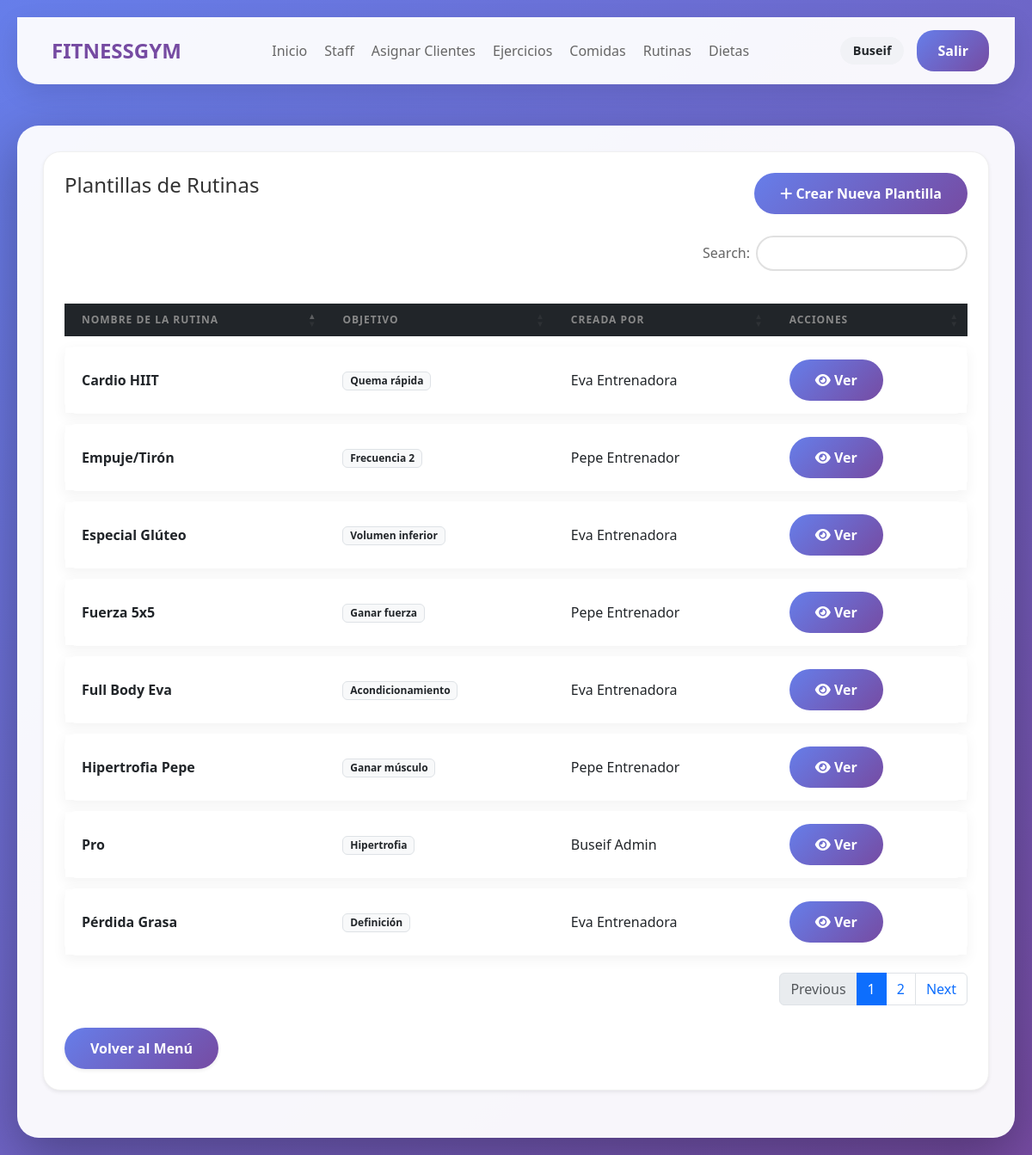
Page /php/gestion_rutinas_pre.php (signed in) on the committed database.
### tables this page shows
CREATE TABLE `rutinas` (
  `id_rutina` int(11) NOT NULL,
  `nombre` varchar(100) NOT NULL,
  `objetivo` varchar(100) DEFAULT NULL,
  `creada_por` int(11) NOT NULL,
  `es_predefinida` tinyint(1) DEFAULT 0
);

CREATE TABLE `usuarios` (
  `id_usuario` int(11) NOT NULL,
  `nombre` varchar(50) NOT NULL,
  `apellido1` varchar(50) NOT NULL,
  `apellido2` varchar(50) DEFAULT NULL,
  `telefono` varchar(15) DEFAULT NULL,
  `correo` varchar(100) NOT NULL,
  `password_hash` varchar(255) NOT NULL,
  `rol` enum('usuario','entrenador','administrador') DEFAULT 'usuario',
  `suscrito` tinyint(1) DEFAULT 0,
  `fecha_fin_suscripcion` date DEFAULT NULL,
  `id_entrenador` int(11) DEFAULT NULL,
  `id_rutina_activa` int(11) DEFAULT NULL,
  `id_dieta_activa` int(11) DEFAULT NULL,
  `activo` tinyint(1) DEFAULT 1
);

### php/gestion_rutinas_pre.php (the view, shortened to what this page needs)
<?php
include 'conexion.php';
$sql = "SELECT r.id_rutina, r.nombre, r.objetivo, u.nombre AS creador_nombre, u.apellido1 AS creador_apellido
        FROM rutinas r
        LEFT JOIN usuarios u ON r.creada_por = u.id_usuario
        WHERE r.es_predefinida = 1
        ORDER BY r.nombre ASC";
$resultado = mysqli_query($conexion, $sql);
?>
<!DOCTYPE html>
<html lang="es">
<head>
    <link href="https://cdn.jsdelivr.net/npm/bootstrap@5.3.0/dist/css/bootstrap.min.css" rel="stylesheet">
    <link href="https://cdn.datatables.net/1.13.6/css/dataTables.bootstrap5.min.css" rel="stylesheet">
    <link rel="stylesheet" href="https://cdnjs.cloudflare.com/ajax/libs/font-awesome/6.0.0/css/all.min.css">
    <link rel="stylesheet" href="../css/estilo_global.css">
</head>
<body>
    <?php include 'navbar.php'; ?>
    <div class="container mt-5">
        <div class="card shadow-sm p-4">
            <div class="d-flex justify-content-between align-items-center mb-4">
                <h2>Plantillas de Rutinas</h2>
                <?php if ($_SESSION['rol'] === 'administrador'): ?>
                    <a href="nueva_rutina_pre.php" class="btn btn-danger">
                        <i class="fa-solid fa-plus"></i> Crear Nueva Plantilla
                    </a>
                <?php endif; ?>
            </div>
            <table id="tablaRutinas" class="table table-hover align-middle">
                <thead class="table-dark">
                    <tr>
                        <th>Nombre de la Rutina</th>
                        <th>Objetivo</th>
                        <th>Creada por</th>
                        <th>Acciones</th>
                    </tr>
                </thead>
                <tbody>
                    <?php while ($row = mysqli_fetch_assoc($resultado)): ?>
                    <tr>
                        <td class="fw-bold"><?= htmlspecialchars($row['nombre']) ?></td>
                        <td>
                            <span class="badge bg-light text-dark border">
                                <?= htmlspecialchars($row['objetivo']) ?>
                            </span>
                        </td>
                        <td>
                            <?= htmlspecialchars($row['creador_nombre'] . " " . $row['creador_apellido']) ?>
                        </td>
                        <td>
                            <a href="detalle_rutina.php?id=<?= $row['id_rutina'] ?>" class="btn btn-info btn-sm text-white">
                                <i class="fa-solid fa-eye"></i> Ver
                            </a>
                        </td>
                    </tr>
                    <?php endwhile; ?>
                </tbody>
            </table>
            <div class="mt-4">
                <?php
                    $url_volver = ($_SESSION['rol'] === 'administrador') ? 'menu_administrador.php' : 'menu_entrenador.php';
                ?>
                <a href="<?= $url_volver ?>" class="btn btn-secondary shadow-sm">
                    Volver al Menú
                </a>
            </div>
        </div>
    </div>
</body>
</html>

### css/estilo_global.css (style rules this page uses)
:root { --primary-gradient: linear-gradient(135deg, #667eea 0%, #764ba2 100%); --bg-light: rgba(255, 255, 255, 0.95); --shadow-soft: 0 10px 30px rgba(0, 0, 0, 0.05); --shadow-strong: 0 20px 60px rgba(0, 0, 0, 0.3); --radius-main: 25px; --radius-card: 20px; --text-dark: #333; --text-muted: #666; }
* { margin: 0; padding: 0; box-sizing: border-box; font-family: 'Segoe UI', Tahoma, Geneva, Verdana, sans-serif; }
body { background: var(--primary-gradient); min-height: 100vh; padding: 20px; }
.container { max-width: 1200px; margin: 0 auto; background: var(--bg-light); border-radius: var(--radius-main); padding: 30px; box-shadow: var(--shadow-strong); }
.card { background: white; padding: 25px; border-radius: var(--radius-card); box-shadow: var(--shadow-soft); border: 1px solid #f0f0f0; margin-bottom: 25px; }
h2 { color: var(--text-dark); margin-bottom: 20px; font-size: 1.5rem; display: flex; align-items: center; gap: 10px; }
.btn { background: var(--primary-gradient); color: white; border: none; padding: 12px 30px; border-radius: 25px; font-size: 16px; font-weight: bold; cursor: pointer; transition: all 0.3s; text-decoration: none; display: inline-block; }
table.dataTable { border-collapse: separate !important; border-spacing: 0 12px !important; border: none !important; }
table.dataTable thead th { border: none !important; color: #888; text-transform: uppercase; font-size: 0.75rem; letter-spacing: 1px; padding: 10px 20px !important; }
table.dataTable tbody tr { background-color: white !important; box-shadow: 0 5px 15px rgba(0, 0, 0, 0.05) !important; transition: transform 0.2s ease; }
table.dataTable tbody td { border: none !important; padding: 15px 20px !important; vertical-align: middle; }
table.dataTable tbody tr td:first-child { border-radius: 15px 0 0 15px; }
table.dataTable tbody tr td:last-child { border-radius: 0 15px 15px 0; }

### rows in the picture
rutinas: nombre "Cardio HIIT", objetivo "Quema rápida", creada_por.apellido1 "Eva Entrenadora"
rutinas: nombre "Empuje/Tirón", objetivo "Frecuencia 2", creada_por.apellido1 "Pepe Entrenador"
rutinas: nombre "Especial Glúteo", objetivo "Volumen inferior", creada_por.apellido1 "Eva Entrenadora"
rutinas: nombre "Fuerza 5x5", objetivo "Ganar fuerza", creada_por.apellido1 "Pepe Entrenador"
rutinas: nombre "Full Body Eva", objetivo "Acondicionamiento", creada_por.apellido1 "Eva Entrenadora"
rutinas: nombre "Hipertrofia Pepe", objetivo "Ganar músculo", creada_por.apellido1 "Pepe Entrenador"
rutinas: nombre "Pérdida Grasa", objetivo "Definición", creada_por.apellido1 "Eva Entrenadora"
rutinas: nombre "Pro", objetivo "Hipertrofia", creada_por.apellido1 "Buseif Admin"

### other values in the picture
$_SESSION['nombre'] "Buseif"
